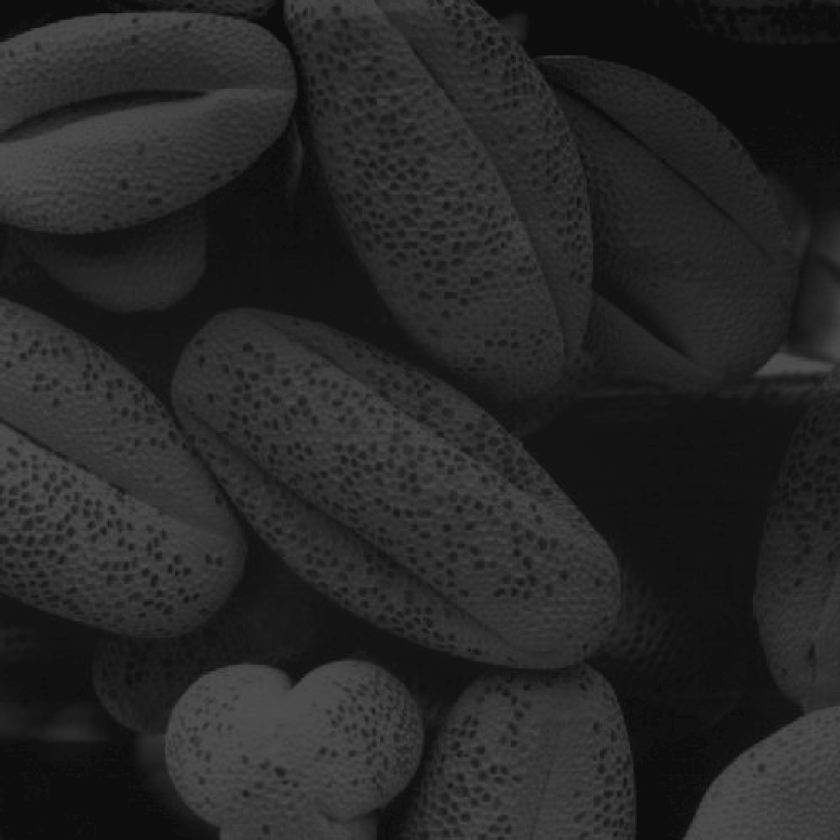
%> input picture chapter02/Fig0208(a).tif, 840 x 840 px, shrunk from 1021 x 1021 before the run
$ octave test_simulate_imhist.m   (GNU Octave 9; MATLAB toolbox functions it lacks are replaced by stand-ins)
%> lines starting %> are read from the running program, lines starting %| are printed output that depends on the picture
### chapter02/2_3_Histogram/simulate_imhist.m
function h = simulate_imhist(f)
%SIMULATE_IMHIST implements the same function as imhist.
%
%
if ~isa(f, 'uint8')
    error('Only the uint8 is supported.');
end

h = zeros(1, 256);
for i=1:256
    h(i) = sum(sum(f == i));
end

### chapter02/2_3_Histogram/simulate_histeq.m
function g = simulate_histeq(f)
% SIMULATE_HISTEQ implements the function as histeq.
%
%

hist = simulate_imhist(f) ./ numel(f);
s = cumsum(hist) * 255;
g = zeros(size(f), class(f));
for i=1:255
    g = g + uint8((f == i) * s(i));
end

### chapter02/2_3_Histogram/test_simulate_imhist.m
f = imread('Fig0208(a).tif');
%> f is the input picture: size 840x840 uint8; min 9, max 84, mean 38.8
figure(1);
subplot(2, 3, 1);
imshow(f);
title('Source Image');

subplot(2, 3, 2);
h = imhist(f);
%> h = 256 values, max 46139 at index 14, min 0 at index 1, mean 2756.2
horz = 0:255;
bar(horz, h);
title('Histogram from imhist');

subplot(2, 3, 3);
sh = simulate_imhist(f);
%> after the loop in simulate_imhist, `for i=1:256`: h = 256 values, max 46139 at index 13, min 0 at index 1, mean 2756.2
%> sh has the same summary as h in simulate_imhist
horz = 0:255;
bar(horz, sh);
title('Histogram from simulate\_imhist');

subplot(2, 3, 4);
g = histeq(f);
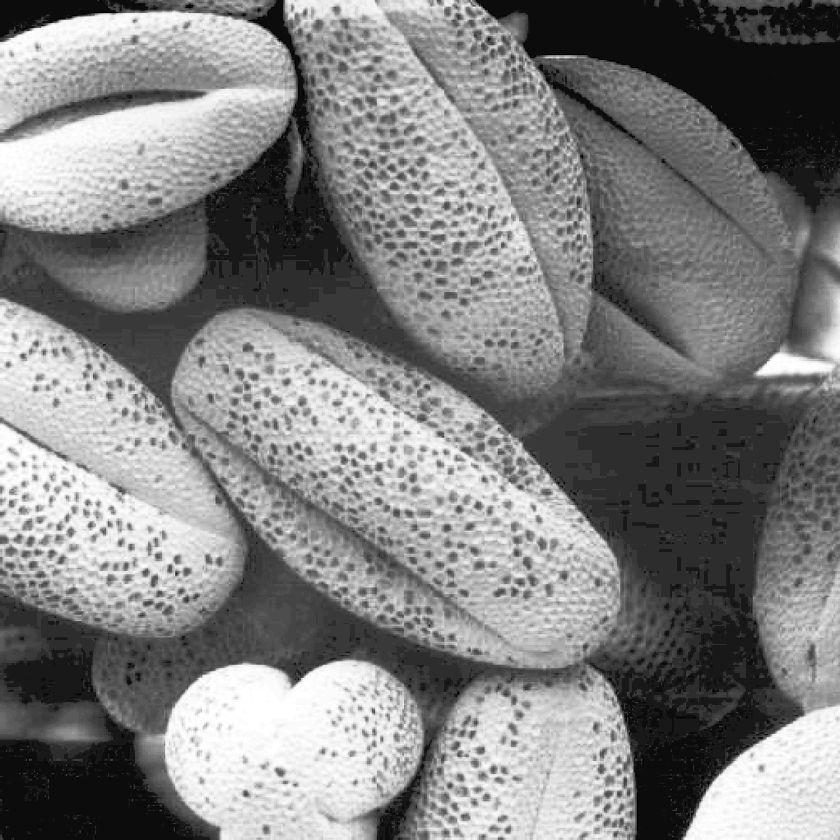
%> g: size 840x840 uint8; min 0, max 255, mean 128.4
imshow(g);
title('Image from histeq');

subplot(2, 3, 5);
g2 = simulate_histeq(f);
%> in simulate_histeq, `hist = simulate_imhist(f) ./ numel(f);`: hist = 256 values, max 0.0654 at index 13, min 0 at index 1, mean 0.00391
%> in simulate_histeq, `s = cumsum(hist) * 255;`: s = 256 values from 0 to 255
imshow(g2);
title('Image from simulate\_histeq');
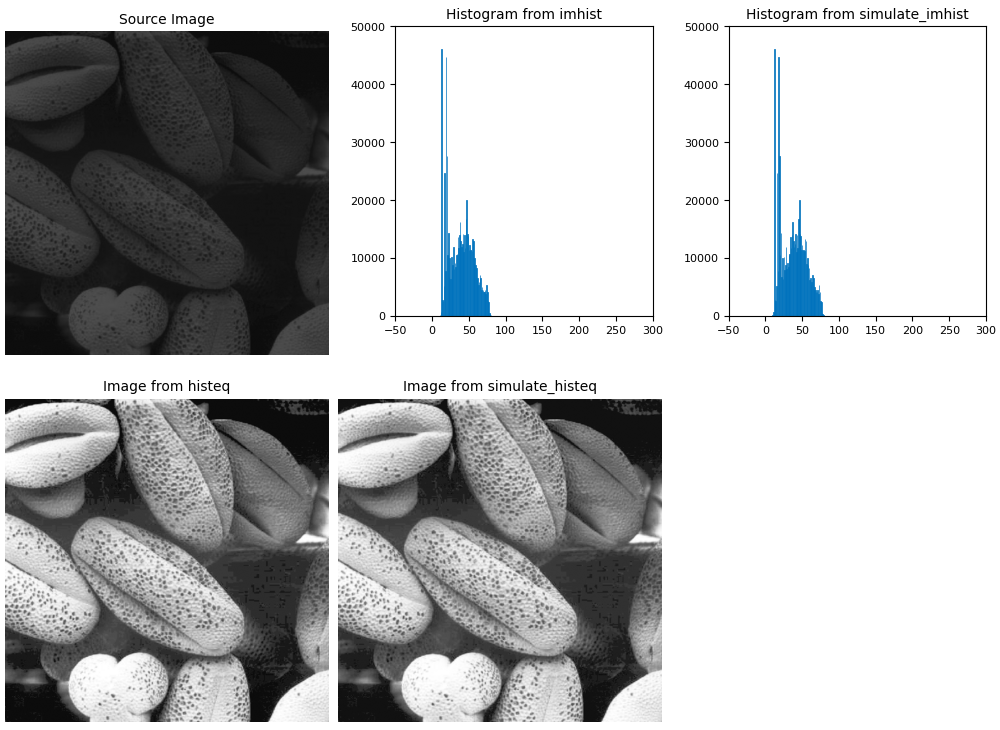
%> figure redrawn from the program's plot data, 5 panels

$ run again, with chapter02/Fig0203(a).tif copied over chapter02/Fig0208(a).tif
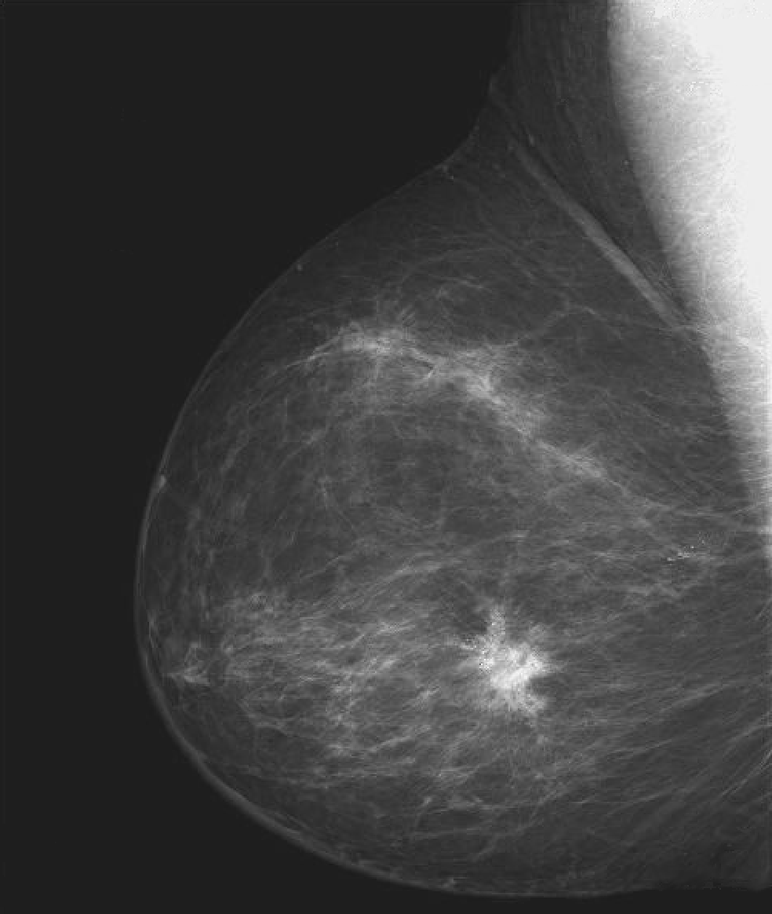
%> input picture chapter02/Fig0203(a).tif, 772 x 914 px, shrunk from 984 x 1164 before the run
%> f is the input picture: size 914x772 uint8; min 18, max 255, mean 66.6
%> `h = imhist(f);`: h = 256 values, max 240722 at index 31, min 0 at index 1, mean 2756.3
%> after the loop in simulate_imhist, `for i=1:256`: h = 256 values, max 240722 at index 30, min 0 at index 1, mean 2756.3
%> sh has the same summary as h in simulate_imhist
%> `g = histeq(f);`:
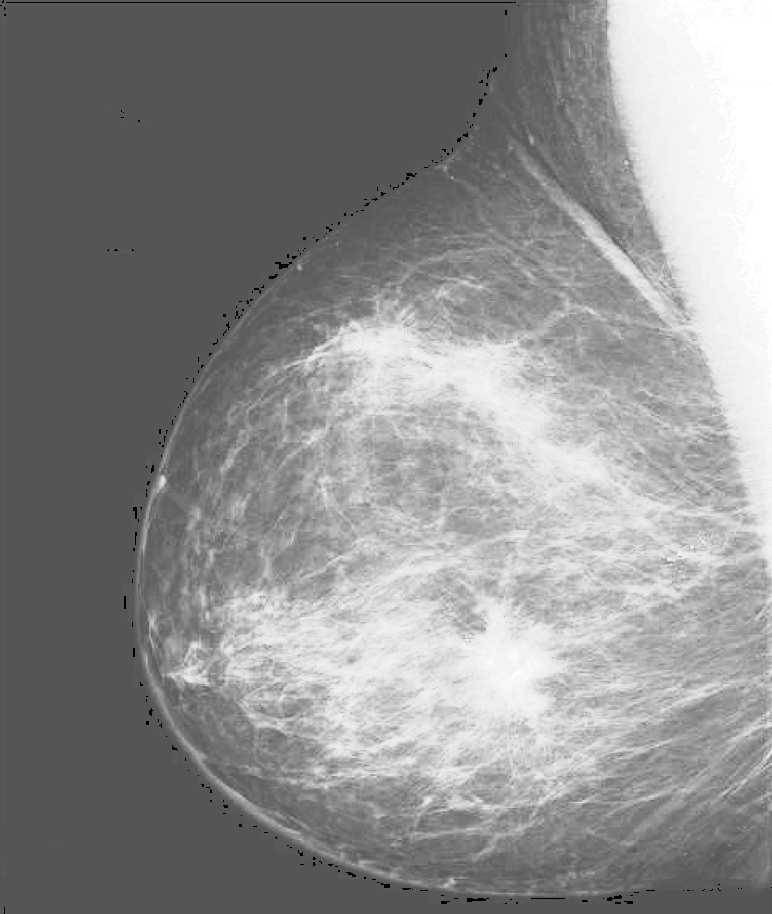
%> g: size 914x772 uint8; min 0, max 255, mean 141.2
%> hist = 256 values, max 0.341 at index 30, min 0 at index 1, mean 0.00391
%> s = 256 values from 0 to 255

$ run again, with chapter02/Fig0205(a).tif copied over chapter02/Fig0208(a).tif
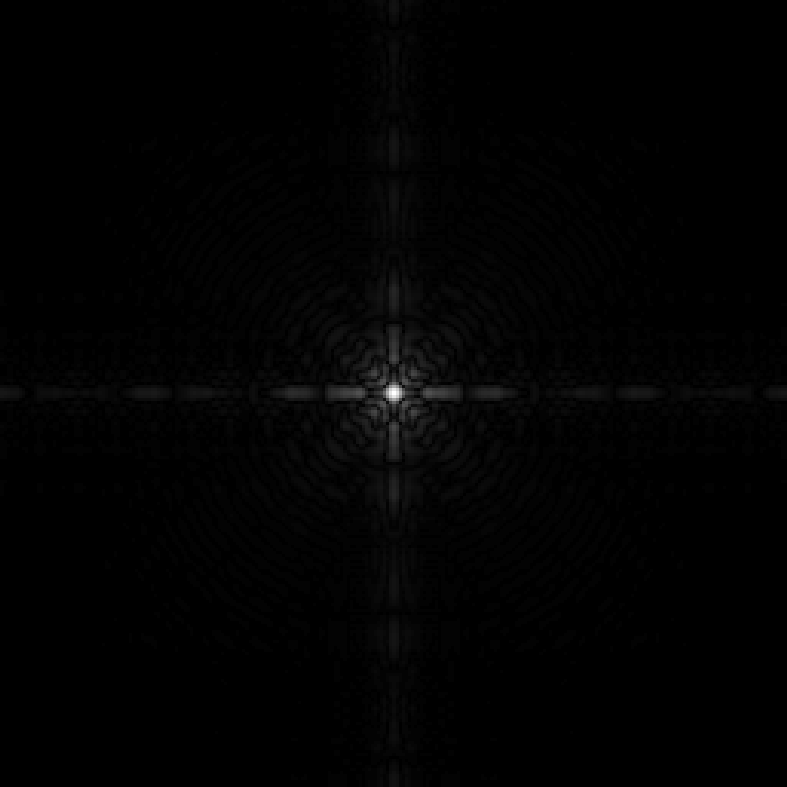
%> input picture chapter02/Fig0205(a).tif, 787 x 787 px
%> f is the input picture: size 787x787 uint8; min 0, max 255, mean 2.1
%> `h = imhist(f);`: h = 256 values, max 422685 at index 1, min 0 at index 2, mean 2419.4
%> after the loop in simulate_imhist, `for i=1:256`: h = 256 values, max 124244 at index 3, min 0 at index 1, mean 768.3
%> sh has the same summary as h in simulate_imhist
%> `g = histeq(f);`:
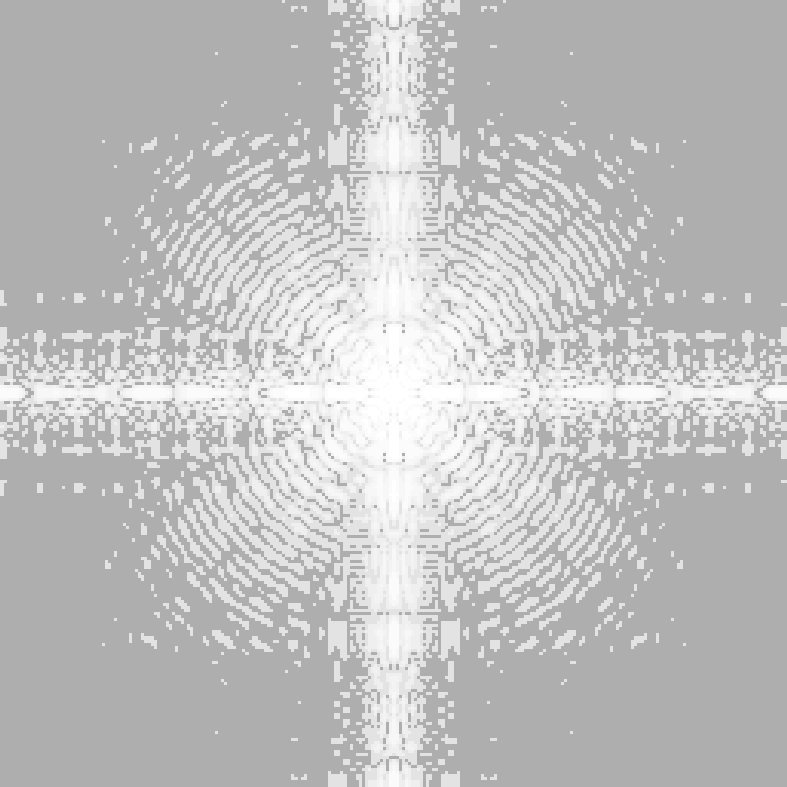
%> g: size 787x787 uint8; min 174, max 255, mean 192.8
%> hist = 256 values, max 0.201 at index 3, min 0 at index 1, mean 0.00124
%> s = 256 values from 0 to 80.98
%> after the loop in simulate_histeq, `for i=1:255`:
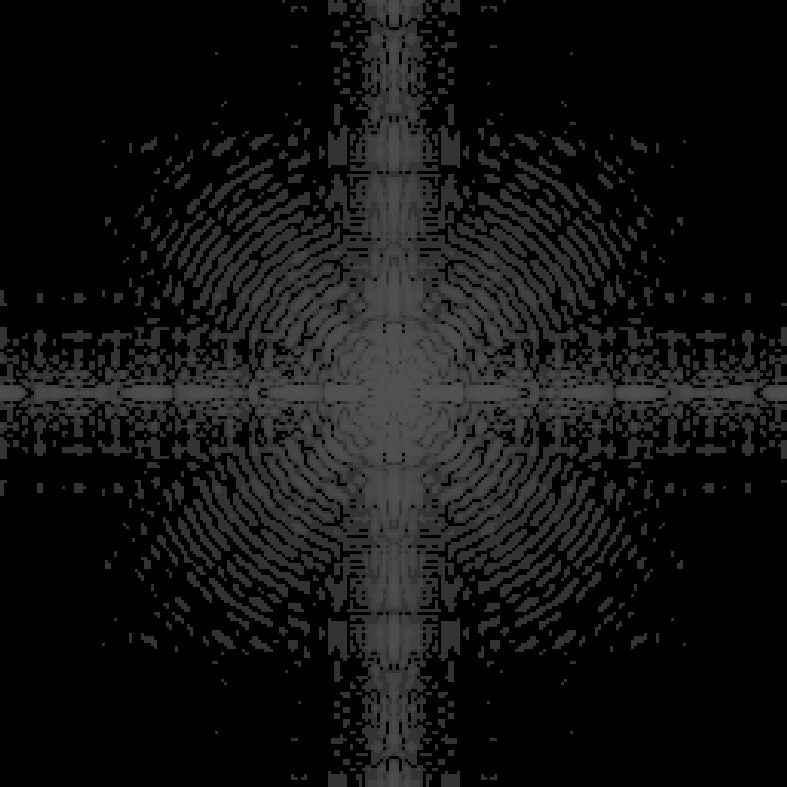
%> g: size 787x787 uint8; min 0, max 81, mean 18.4

$ run again, with chapter02/Fig0206(a).tif copied over chapter02/Fig0208(a).tif
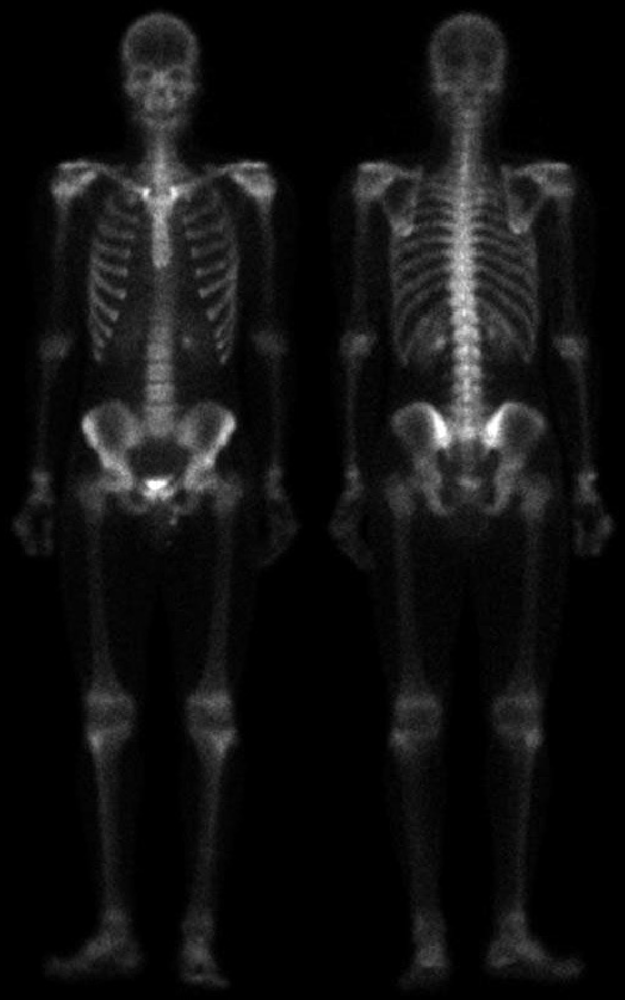
%> input picture chapter02/Fig0206(a).tif, 625 x 1000 px, shrunk from 1026 x 1641 before the run
%> f is the input picture: size 1000x625 uint8; min 0, max 255, mean 17.1
%> `h = imhist(f);`: h = 256 values, max 258730 at index 1, min 4 at index 242, mean 2441.4
%> after the loop in simulate_imhist, `for i=1:256`: h = 256 values, max 18596 at index 5, min 0 at index 256, mean 1430.7
%> sh has the same summary as h in simulate_imhist
%> hist = 256 values, max 0.0298 at index 5, min 0 at index 256, mean 0.00229
%> s = 256 values from 5.47 to 149.4
%> the loop in simulate_histeq, `for i=1:255` made 255 passes
%> pass 1, in simulate_histeq, `g = g + uint8((f == i) * s(i));`:
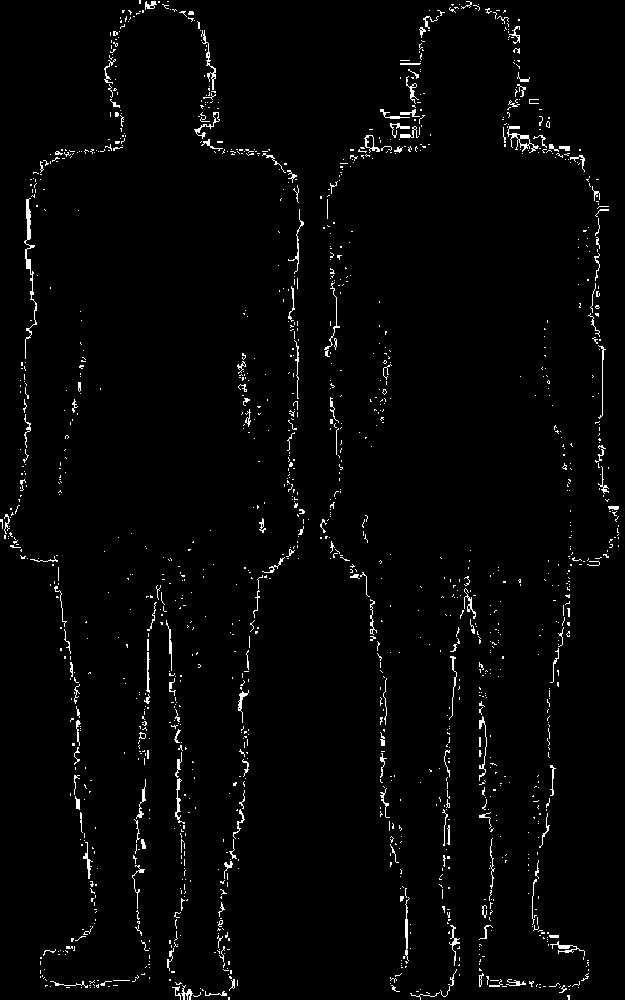
%> g: size 1000x625 uint8; values 0 (black) and 5 (white), 2.1% white in thin lines or dots
%> after the loop in simulate_histeq, `for i=1:255`:
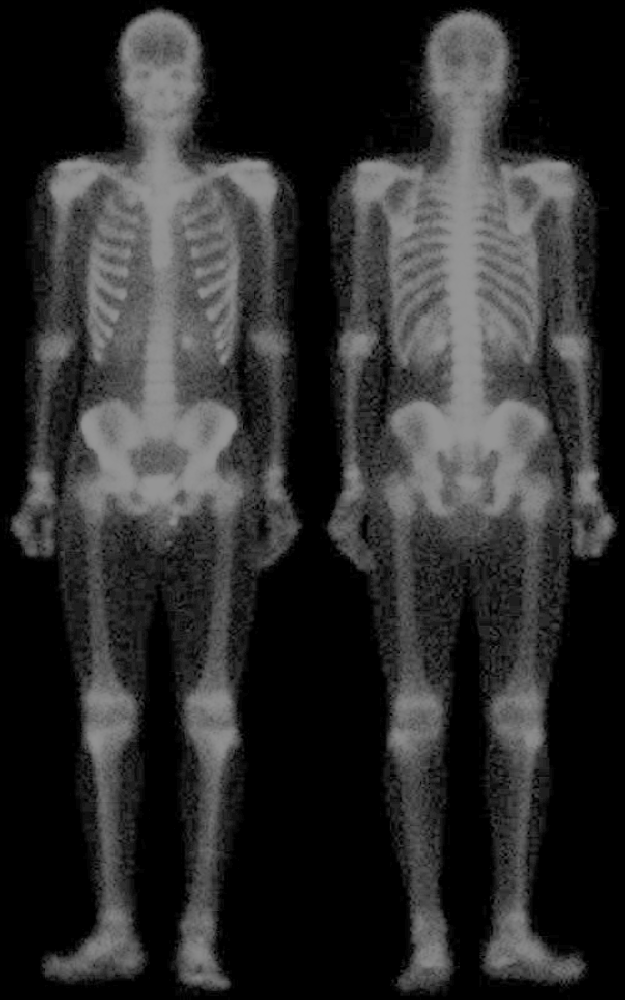
%> g: size 1000x625 uint8; min 0, max 149, mean 44.7
